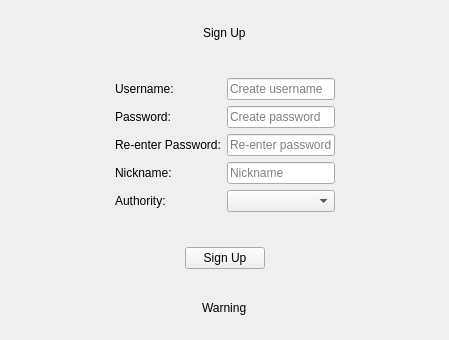
<?xml version="1.0" encoding="UTF-8"?>
<ui version="4.0">
 <class>SignUpWidget</class>
 <widget class="QWidget" name="SignUpWidget">
  <property name="geometry">
   <rect>
    <x>0</x>
    <y>0</y>
    <width>449</width>
    <height>340</height>
   </rect>
  </property>
  <property name="windowTitle">
   <string>Form</string>
  </property>
  <layout class="QVBoxLayout" name="verticalLayout">
   <item>
    <widget class="QWidget" name="wSignup" native="true">
     <layout class="QHBoxLayout" name="horizontalLayout">
      <item>
       <spacer name="horizontalSpacer">
        <property name="orientation">
         <enum>Qt::Horizontal</enum>
        </property>
        <property name="sizeHint" stdset="0">
         <size>
          <width>130</width>
          <height>20</height>
         </size>
        </property>
       </spacer>
      </item>
      <item>
       <widget class="QLabel" name="lblSignUp">
        <property name="text">
         <string>Sign Up</string>
        </property>
       </widget>
      </item>
      <item>
       <spacer name="horizontalSpacer_2">
        <property name="orientation">
         <enum>Qt::Horizontal</enum>
        </property>
        <property name="sizeHint" stdset="0">
         <size>
          <width>129</width>
          <height>20</height>
         </size>
        </property>
       </spacer>
      </item>
     </layout>
    </widget>
   </item>
   <item>
    <widget class="QWidget" name="wInputs" native="true">
     <layout class="QHBoxLayout" name="horizontalLayout_3">
      <item>
       <spacer name="horizontalSpacer_5">
        <property name="orientation">
         <enum>Qt::Horizontal</enum>
        </property>
        <property name="sizeHint" stdset="0">
         <size>
          <width>36</width>
          <height>20</height>
         </size>
        </property>
       </spacer>
      </item>
      <item>
       <widget class="QWidget" name="widget_3" native="true">
        <layout class="QGridLayout" name="gridLayout">
         <item row="0" column="0">
          <widget class="QLabel" name="lblUsername">
           <property name="text">
            <string>Username:</string>
           </property>
          </widget>
         </item>
         <item row="0" column="1">
          <widget class="QLineEdit" name="leUsername">
           <property name="text">
            <string/>
           </property>
           <property name="placeholderText">
            <string>Create username</string>
           </property>
          </widget>
         </item>
         <item row="1" column="0">
          <widget class="QLabel" name="lblPassword">
           <property name="text">
            <string>Password:</string>
           </property>
          </widget>
         </item>
         <item row="1" column="1">
          <widget class="QLineEdit" name="lePassword">
           <property name="text">
            <string/>
           </property>
           <property name="echoMode">
            <enum>QLineEdit::Password</enum>
           </property>
           <property name="placeholderText">
            <string>Create password</string>
           </property>
          </widget>
         </item>
         <item row="2" column="0">
          <widget class="QLabel" name="lblReenter">
           <property name="text">
            <string>Re-enter Password:</string>
           </property>
          </widget>
         </item>
         <item row="2" column="1">
          <widget class="QLineEdit" name="leReenter">
           <property name="text">
            <string/>
           </property>
           <property name="echoMode">
            <enum>QLineEdit::Password</enum>
           </property>
           <property name="placeholderText">
            <string>Re-enter password</string>
           </property>
          </widget>
         </item>
         <item row="3" column="0">
          <widget class="QLabel" name="lblNickname">
           <property name="text">
            <string>Nickname:</string>
           </property>
          </widget>
         </item>
         <item row="3" column="1">
          <widget class="QLineEdit" name="leNickname">
           <property name="text">
            <string/>
           </property>
           <property name="placeholderText">
            <string>Nickname</string>
           </property>
          </widget>
         </item>
         <item row="4" column="0">
          <widget class="QLabel" name="lblAuthority">
           <property name="text">
            <string>Authority:</string>
           </property>
          </widget>
         </item>
         <item row="4" column="1">
          <widget class="QComboBox" name="cbAuthority"/>
         </item>
        </layout>
       </widget>
      </item>
      <item>
       <spacer name="horizontalSpacer_6">
        <property name="orientation">
         <enum>Qt::Horizontal</enum>
        </property>
        <property name="sizeHint" stdset="0">
         <size>
          <width>36</width>
          <height>20</height>
         </size>
        </property>
       </spacer>
      </item>
     </layout>
    </widget>
   </item>
   <item>
    <widget class="QWidget" name="wButton" native="true">
     <layout class="QHBoxLayout" name="horizontalLayout_4">
      <item>
       <spacer name="horizontalSpacer_7">
        <property name="orientation">
         <enum>Qt::Horizontal</enum>
        </property>
        <property name="sizeHint" stdset="0">
         <size>
          <width>40</width>
          <height>20</height>
         </size>
        </property>
       </spacer>
      </item>
      <item>
       <widget class="QPushButton" name="btnSignUp">
        <property name="text">
         <string>Sign Up</string>
        </property>
       </widget>
      </item>
      <item>
       <spacer name="horizontalSpacer_8">
        <property name="orientation">
         <enum>Qt::Horizontal</enum>
        </property>
        <property name="sizeHint" stdset="0">
         <size>
          <width>107</width>
          <height>20</height>
         </size>
        </property>
       </spacer>
      </item>
     </layout>
    </widget>
   </item>
   <item>
    <widget class="QWidget" name="wWarning" native="true">
     <layout class="QHBoxLayout" name="horizontalLayout_2">
      <item>
       <spacer name="horizontalSpacer_3">
        <property name="orientation">
         <enum>Qt::Horizontal</enum>
        </property>
        <property name="sizeHint" stdset="0">
         <size>
          <width>128</width>
          <height>20</height>
         </size>
        </property>
       </spacer>
      </item>
      <item>
       <widget class="QLabel" name="lblWarning">
        <property name="text">
         <string>Warning</string>
        </property>
        <property name="textFormat">
         <enum>Qt::AutoText</enum>
        </property>
       </widget>
      </item>
      <item>
       <spacer name="horizontalSpacer_4">
        <property name="orientation">
         <enum>Qt::Horizontal</enum>
        </property>
        <property name="sizeHint" stdset="0">
         <size>
          <width>127</width>
          <height>20</height>
         </size>
        </property>
       </spacer>
      </item>
     </layout>
    </widget>
   </item>
  </layout>
 </widget>
 <resources/>
 <connections/>
</ui>
